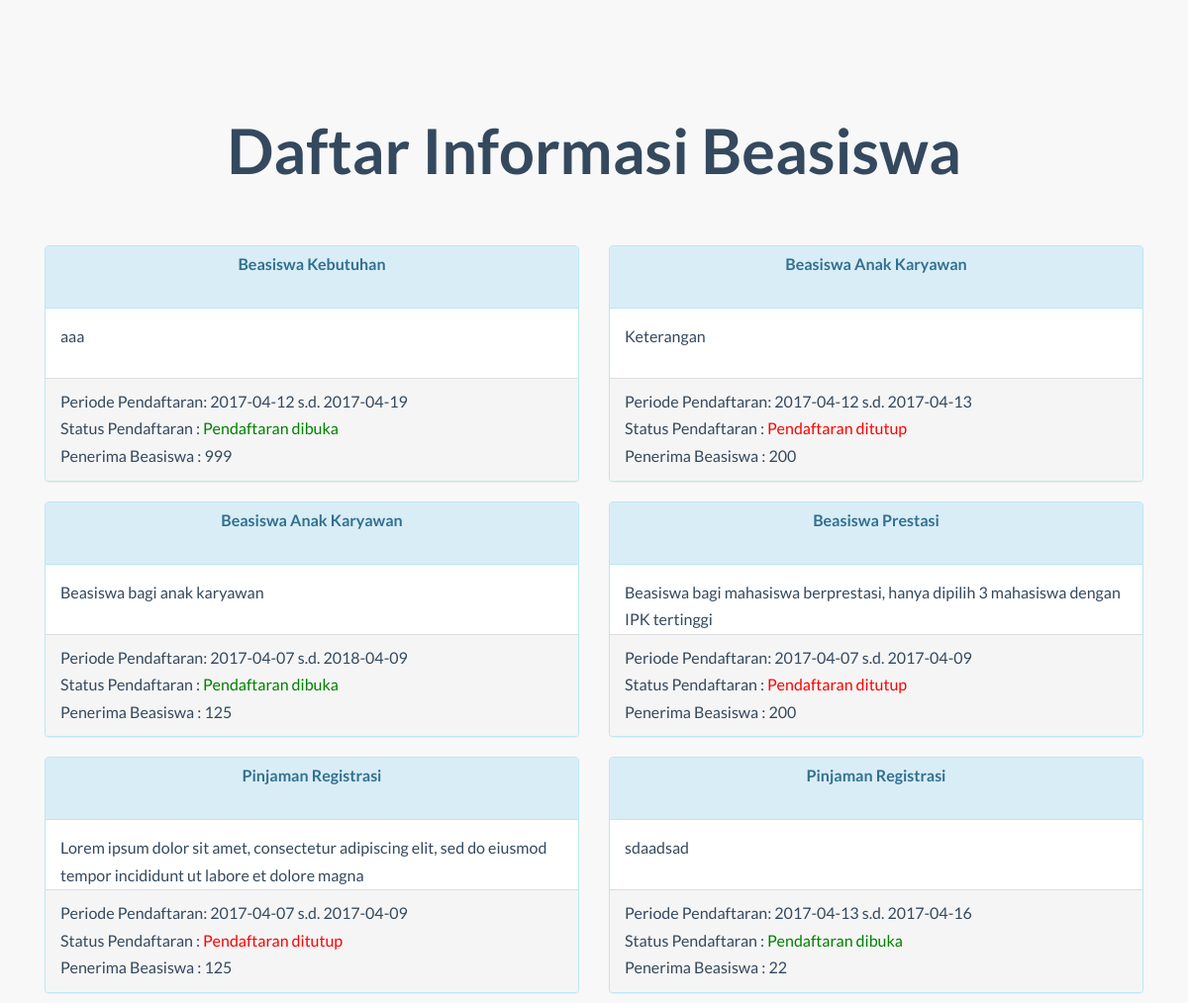
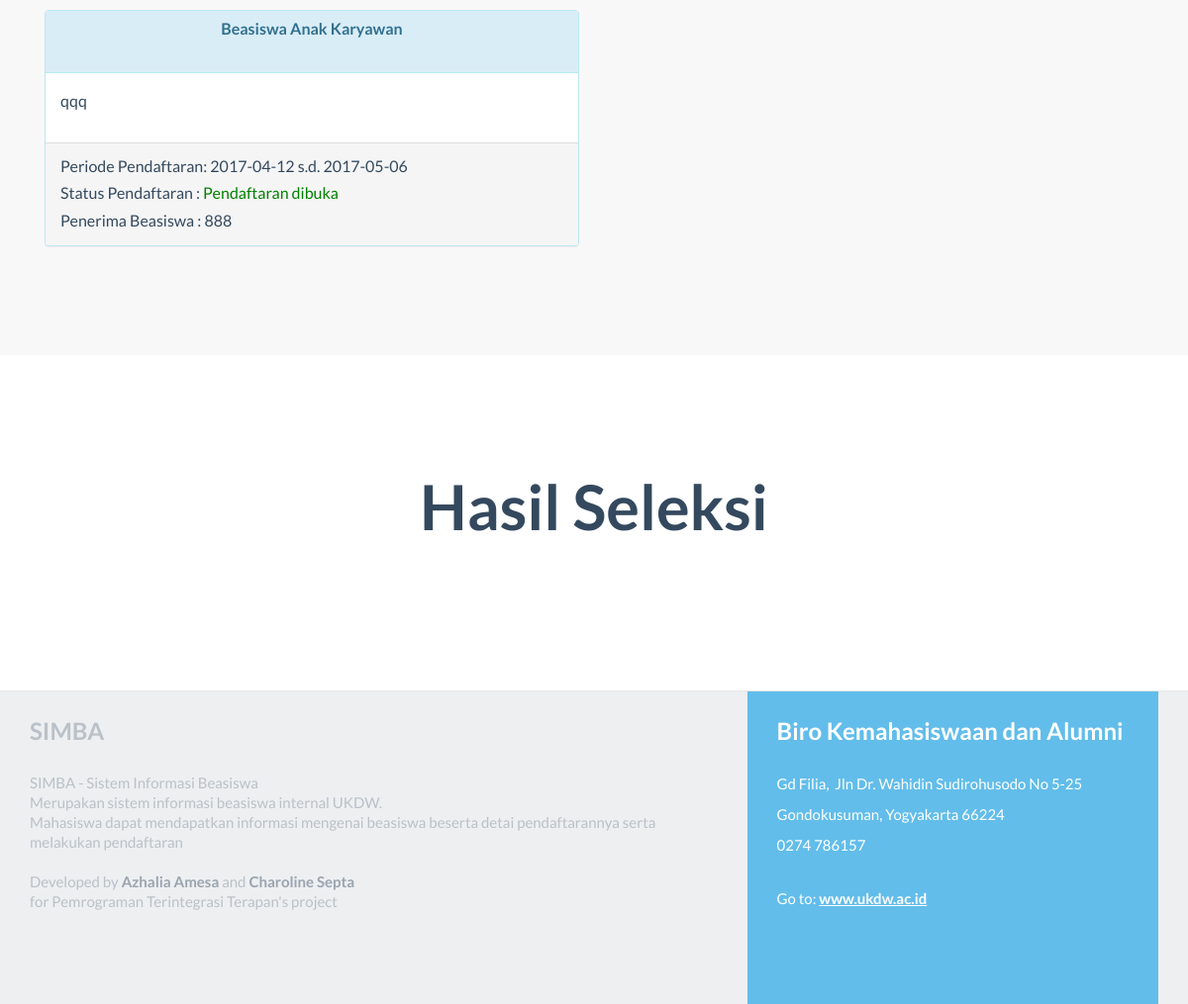
Before: / (lower part) with the older database file (2 pictures, top to bottom).
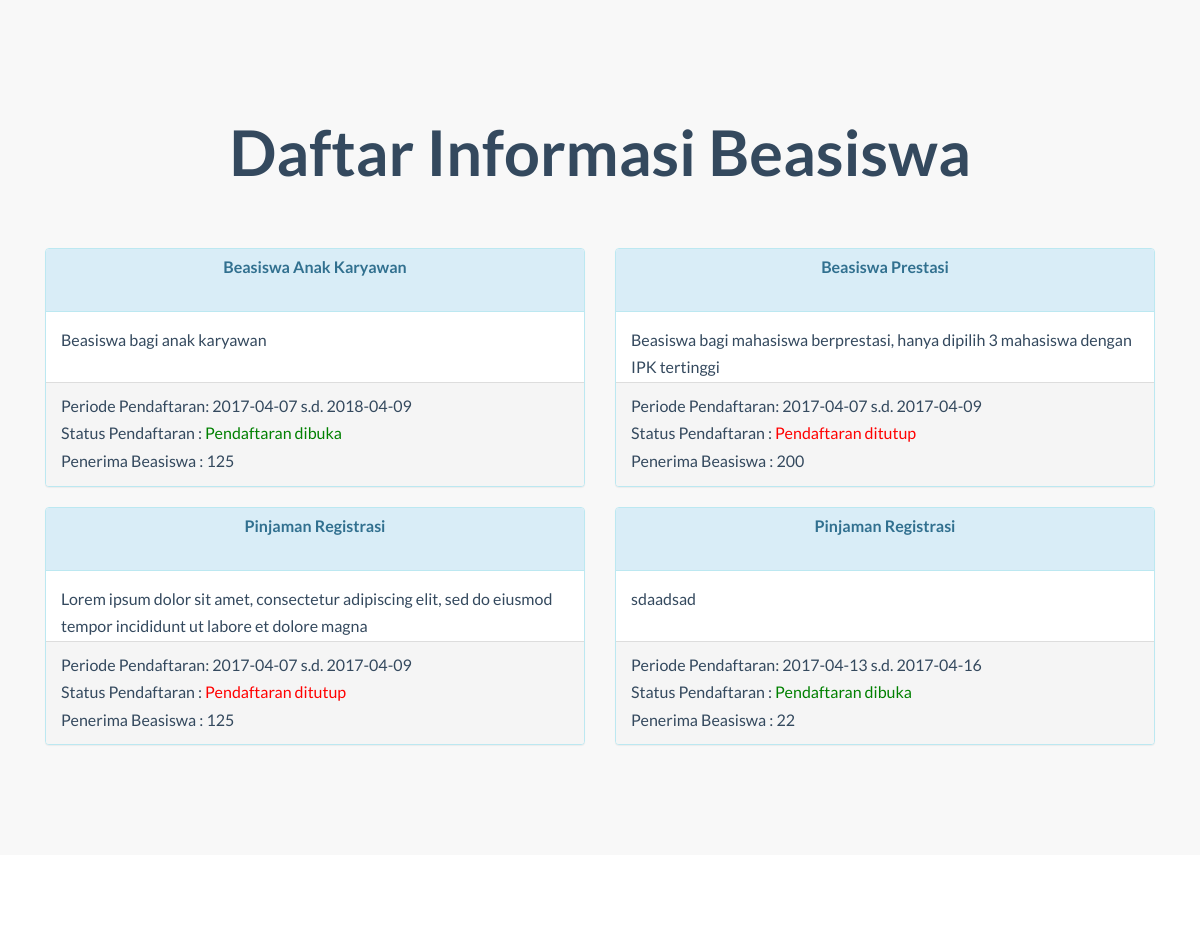
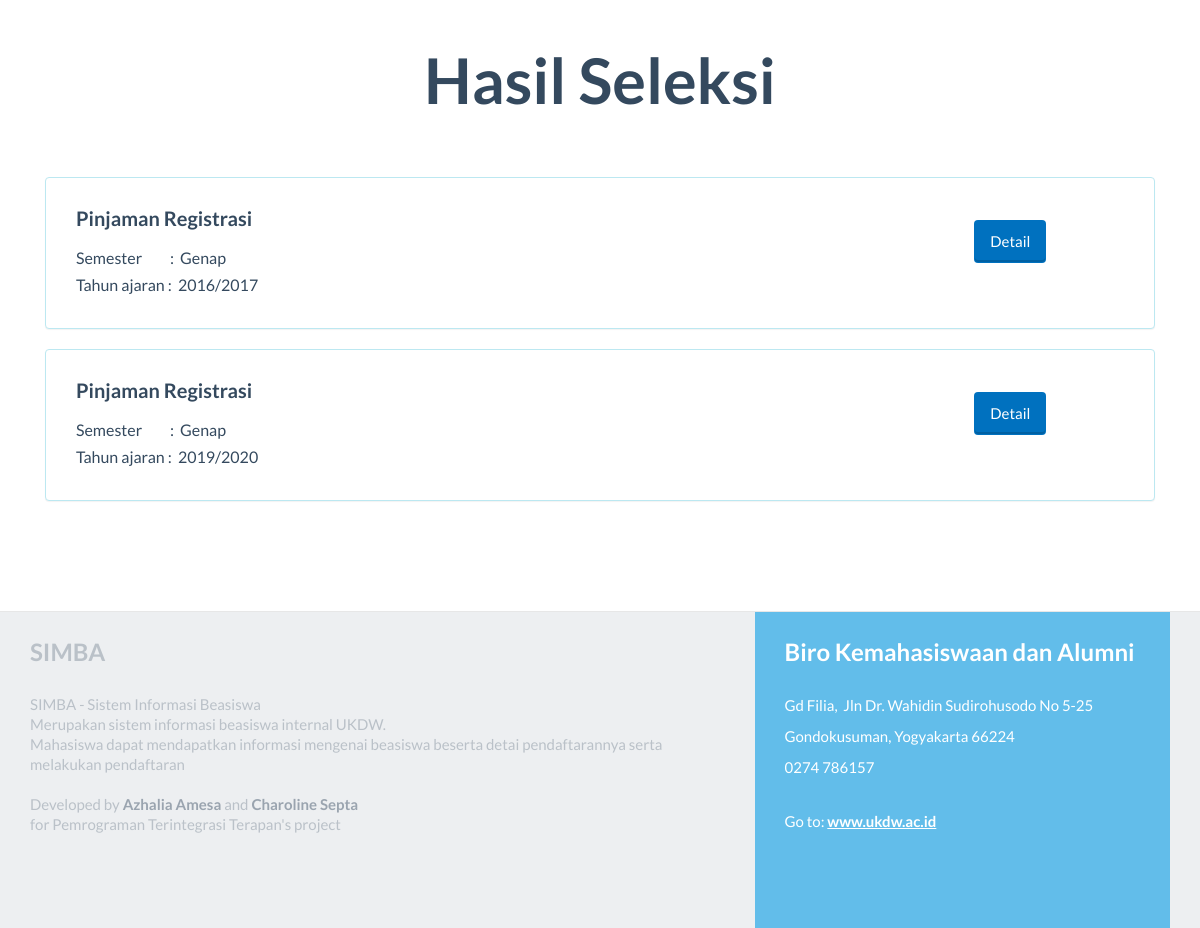
After: the same page with the newer database file (2 pictures, top to bottom).
### tables this page shows
CREATE TABLE `beasiswa` (
  `kd_bsw` char(3) NOT NULL,
  `nama_bsw` varchar(99) NOT NULL,
  `semt` char(6) NOT NULL,
  `thn_ajar` char(9) NOT NULL,
  `tgl_buka` date NOT NULL,
  `tgl_tutup` date NOT NULL,
  `kuota` int(11) NOT NULL,
  `isTampil` tinyint(1) NOT NULL,
  `Keterangan` mediumtext NOT NULL,
  `isPublish` tinyint(1) NOT NULL DEFAULT '0'
);

### index.php (the view, shortened to what this page needs)
<!DOCTYPE HTML>
<html>
<head>
  <link href="css/bootstrap.min.css" rel="stylesheet">
  <link rel="stylesheet" href="https://maxcdn.bootstrapcdn.com/bootstrap/3.3.7/css/bootstrap.min.css">
  <link href="font-awesome/css/font-awesome.min.css" rel="stylesheet">
  <link href="css/general.css" rel="stylesheet">
  <link href="css/custom.css" rel="stylesheet">
  <link href="css/owl.carousel.css" rel="stylesheet">
  <link href="css/owl.theme.css" rel="stylesheet">
  <link href="css/style.css" rel="stylesheet">
  <link href="css/animate.css" rel="stylesheet">
  <link rel="stylesheet" href="css/magnific-popup.css">
</head>
<body>
  <div id="infoBeasiswa" class="content-section-a" style="border-top: 0">
    <div class='container'>
      <H2 class="text-center">Daftar Informasi Beasiswa</H2>
      <br><br>
      <?php
        $sql=mysqli_query($GLOBALS["koneksi"],"SELECT * FROM beasiswa where isTampil='1'");
        while ($row= mysqli_fetch_array($sql))
        {
          $availableMsg="";
          if ($row['tgl_tutup'] > date("Y-m-d"))
          {
            $availableMsg='<font style="color:green">Pendaftaran dibuka</font> <br>';
          } else
          $availableMsg='<font style="color:red">Pendaftaran ditutup</font> <br>';
          echo'
          <div class="col-lg-6">
            <div class="panel panel-info">
              <div class="panel-heading" style="height:63px;">
                <h3 class="panel-title text-center">
                  <a href="detail_beasiswa.php?id='.$row['kd_bsw'].'">'.$row['nama_bsw'].'</a>
                </h3>
              </div>
              <div class="panel-body hitam" style="height: 70px;">'.
              $row['Keterangan'].'
              </div>
              <div class="panel-footer hitam" style="text-align: left">
                Periode Pendaftaran: '.$row['tgl_buka'] .' s.d. '. $row['tgl_tutup'].' <br>
                Status Pendaftaran : '.$availableMsg.
                'Penerima Beasiswa : '.$row['kuota'].'
              </div>
            </div>
          </div>
          ';
        }
       ?>
    </div>
  </div>
  <div id="hasilSeleksi" class="content-section-b" style="border-top:0;margin-top:-10000;">
    <div class="container">
    <H2 class="text-center">Hasil Seleksi</H2>
    <br><br>
    <?php
    $squery = mysqli_query($GLOBALS['koneksi'], "select * from beasiswa where isPublish = '1'");
    while($row = mysqli_fetch_array($squery))
    {
    echo '
    <div class="col-md-12">
      <div class="panel panel-info">
        <div class="panel-body " style="height: 150px;">
          <div class="col-md-10">
          <a href="detail_seleksi.php?id='.$row['kd_bsw'].'"> <h4> '.
          $row['nama_bsw'].
          ' </h4></a>
          <p>Semester &nbsp &nbsp &nbsp &nbsp : &nbsp'.$row['semt'].'<br/>Tahun ajaran :&nbsp
          '.$row['thn_ajar'].'</p>
          </div>
          <div class="col-md-2">
            <br>
            <a href="detail_seleksi.php?id='.$row['kd_bsw'].'"id="submit" class="btn btn-embossed btn-primary" style="margin-right: 42.5%; padding-top: 10000">Detail</a>
          </div>
        </div>
      </div>
    </div>';
  }
    ?>
  </div>
</div>
<footer>
  <div class="container">
    <div class="row">
      <div class="col-md-7">
        <h3 class="footer-title">SIMBA</h3>
        <p>SIMBA - Sistem Informasi Beasiswa<br/>
          Merupakan sistem informasi beasiswa internal UKDW.<br/>
          Mahasiswa dapat mendapatkan informasi mengenai beasiswa beserta detai pendaftarannya
          serta melakukan pendaftaran<br/><br/>
          Developed by
          <a rel="cc:attributionURL" href="http://www.github.com/aamesaa"
           property="dc:title">Azhalia Amesa </a> and
           <a rel="dc:creator" href="http://www.github.com/charolinesepta97"
           property="cc:attributionName">Charoline Septa</a> <br/>
           for Pemrograman Terintegrasi Terapan's project
       </p>
      </div>
      <div class="col-md-5">
        <div class="footer-banner">
          <h3 class="footer-title">Biro Kemahasiswaan dan Alumni</h3>
          <ul>
            <li>Gd Filia,&nbsp Jln Dr. Wahidin Sudirohusodo No 5-25</li>
            <li>Gondokusuman, Yogyakarta 66224</li>
            <li>0274 786157</li>
          </ul>
          Go to: <a href="http://www.ukdw.ac.id" target="_blank">www.ukdw.ac.id</a>
        </div>
      </div>
    </div>
  </div>
</footer>
</body>
</html>

Changed rows visible on the page:
removed beasiswa: nama_bsw "Beasiswa Kebutuhan", Keterangan "aaa", tgl_buka "2017-04-12", tgl_tutup "2017-04-19", shows "Pendaftaran dibuka", kuota "999", shown under "Daftar Informasi Beasiswa"
removed beasiswa: nama_bsw "Beasiswa Anak Karyawan", Keterangan "Keterangan", tgl_buka "2017-04-12", tgl_tutup "2017-04-13", shows "Pendaftaran ditutup", kuota "200", shown under "Daftar Informasi Beasiswa"
no longer on this page (row edited): beasiswa: nama_bsw "Beasiswa Anak Karyawan", Keterangan "qqq", tgl_buka "2017-04-12", tgl_tutup "2017-05-06", shows "Pendaftaran dibuka", kuota "888", shown under "Daftar Informasi Beasiswa"
now on one of the page's lists (row edited): beasiswa: nama_bsw "Pinjaman Registrasi", semt "Genap", thn_ajar "2016/2017"
now on one of the page's lists (row edited): beasiswa: nama_bsw "Pinjaman Registrasi", semt "Genap", thn_ajar "2019/2020"
